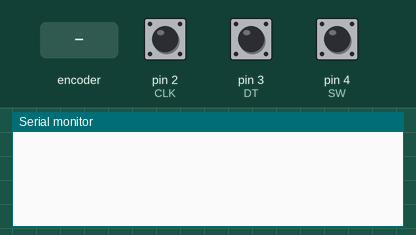
A sketch run on a simulated Arduino Uno, built with avr-gcc and run on an emulated ATmega328P. Parts: the last lines printed to the serial monitor. The test bench sets the inputs (shaded band); at power-on: pin 4 (SW) HIGH, pin 2 (CLK) HIGH, pin 3 (DT) HIGH.

Above: at 1.2 s.
1.3 s: rotary encoder on pin 2 (CLK) / pin 3 (DT) turned 1 step (first pin leading)
At 2.0 s:
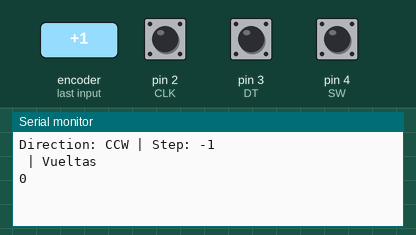
3.0 s: pin 4 (SW) pulled LOW for 0.15 s
At 3.6 s:
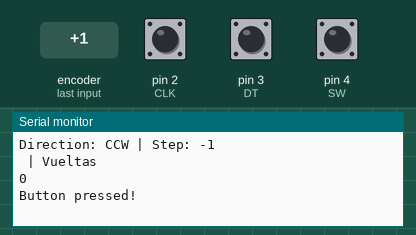
4.6 s: rotary encoder on pin 2 (CLK) / pin 3 (DT) turned 2 steps (second pin leading)
At 5.5 s:
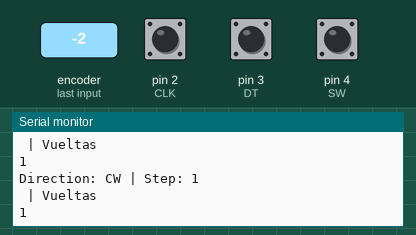

The sketch:

encoderMCIelectronics.ino
```cpp
// Entradas del encoder rotatorio
#define CLK 2
#define DT 3
#define SW 4
int step = 0;
int currentStateCLK;
int lastStateCLK;
int vueltas;
String currentDir = "";
unsigned long lastButtonPress = 0;

void setup() {

	// ajusta los pines del encoder como entradas
	pinMode(CLK, INPUT);
	pinMode(DT, INPUT);
	pinMode(SW, INPUT_PULLUP);

	// ajusta el Monitor Serial
	Serial.begin(9600);

	// lee el estado inicial del CLK
	lastStateCLK = digitalRead(CLK);
}

void loop() {

	// Lee el estado actual del CLK
	currentStateCLK = digitalRead(CLK);
	// si los ultimos estado actuales del CLK son diferentes entonces ocurrió un pulso
	// Reacciona solo a 1 cambio de estado para evitar un doble conteo

	if (currentStateCLK != lastStateCLK && currentStateCLK == 1) {

		// si el estado DT es diferente al estado del CLK
		// entonces el encoder de rotación tiene un CCW y esto significa que
		//está en sentido antihorario CCW es decir Esta decrementando
		if (digitalRead(DT) != currentStateCLK) {
			step --;
			currentDir = "CCW";
		} else {
			// } CW sentido Horario así que incrementa
			step ++;
			currentDir = "CW";
		}

		if (step % 20 == 0) {
			vueltas ++;
		}

		Serial.print("Direction: ");
		Serial.print(currentDir);
		Serial.print(" | Step: ");
		Serial.println(step);
		Serial.println(" | Vueltas");
		Serial.println(vueltas);
	}
	// guardar el ultimo estado de CLK
	lastStateCLK = currentStateCLK;
	// lee el estado del boton
	int btnState = digitalRead(SW);
	//si nosotros detectamos una senal baja, presionamos el boton
	if (btnState == LOW) {
		//si han pasado 50ms desde la ultimo pulso bajo,
		//significa que el botón ha sido presionado,suéltelo y presione otra //vez
		if (millis() - lastButtonPress > 50) {
			Serial.println("Button pressed!");
		}
		// guarda el ultimo evento de pulsación del boton
		lastButtonPress = millis();
	}
	// Ponga un ligero retardo para ayudar a eliminar el rebote de la //lectura
	delay(1);
}
```

Measured:
- after the input at 1.3 s, the serial monitor: prints a new line after 0.05 s (image 1)
- after the input at 3.0 s, the serial monitor: prints a new line at once (image 2)
- after the input at 4.6 s, the serial monitor: prints a new line after 0.08 s (image 3)
